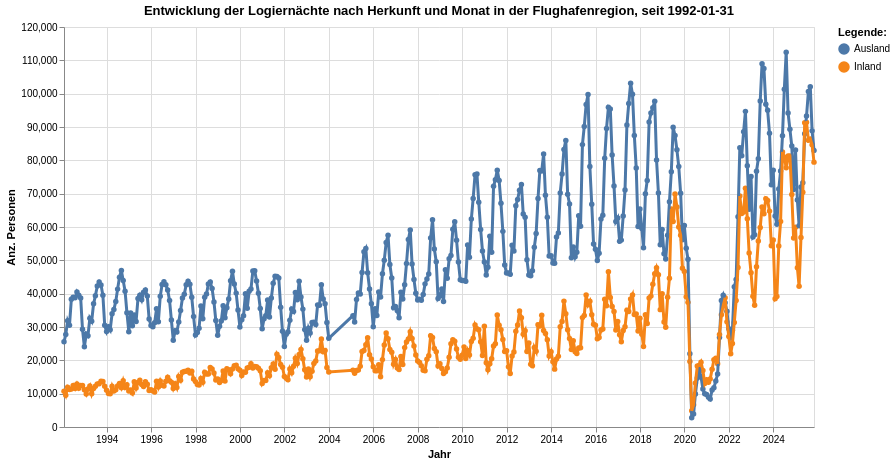

This figure's notebook cell:
### Code cell
grafik1 = mypy_dv.plot_altair_multiline_highlight(
    data = myAgg1.reset_index().query('Herkunft !="Ausländeranteil"')
    ,x = 'Jahr_Monat_str:T'
    ,y = 'sum_Anz:Q'
    ,x_beschriftung = 'Jahr'
    , y_beschriftung = 'Anz. Personen'
    ,category = "Herkunft:N"
    ,category_beschriftung= 'Legende:'
    ,warning_status = "ignore" #always or ignore
    ,myTitle="Entwicklung der Logiernächte nach Herkunft und Monat in der Flughafenregion, seit "+data_min_date
)
grafik1

### Figure 1 — Vega-Lite specification as saved in the notebook (floating-point values rounded to 4 significant figures; data arrays with more than 128 entries replaced by an {"elided": "..."} marker saying what was removed)
{"config": {"view": {"continuousWidth": 300, "continuousHeight": 300}}, "layer": [{"mark": {"type": "circle"}, "encoding": {"color": {"field": "Herkunft", "legend": {"orient": "right", "title": "Legende:"}, "type": "nominal"}, "opacity": {"value": 1.3}, "tooltip": [{"field": "Jahr_Monat_str", "type": "temporal"}, {"field": "Herkunft", "type": "nominal"}, {"field": "sum_Anz", "type": "quantitative"}], "x": {"axis": {"title": "Jahr"}, "field": "Jahr_Monat_str", "type": "temporal"}, "y": {"axis": {"title": "Anz. Personen"}, "field": "sum_Anz", "type": "quantitative"}}, "name": "view_2", "title": "Entwicklung der Logiernächte nach Herkunft und Monat in der Flughafenregion, seit 1992-01-31"}, {"mark": {"type": "line"}, "encoding": {"color": {"field": "Herkunft", "legend": {"orient": "right", "title": "Legende:"}, "type": "nominal"}, "size": {"condition": {"test": {"not": {"param": "param_2"}}, "value": 1.2}, "value": 3}, "tooltip": [{"field": "Jahr_Monat_str", "type": "temporal"}, {"field": "Herkunft", "type": "nominal"}, {"field": "sum_Anz", "type": "quantitative"}], "x": {"axis": {"title": "Jahr"}, "field": "Jahr_Monat_str", "type": "temporal"}, "y": {"axis": {"title": "Anz. Personen"}, "field": "sum_Anz", "type": "quantitative"}}, "title": "Entwicklung der Logiernächte nach Herkunft und Monat in der Flughafenregion, seit 1992-01-31"}], "data": {"name": "data-ee5d117641908e1340682c9fe3a9f4c3"}, "height": 400, "params": [{"name": "param_2", "select": {"type": "point", "fields": ["Herkunft:N"], "nearest": true, "on": "pointerover"}, "views": ["view_2"]}], "width": 750, "$schema": "https://vega.github.io/schema/vega-lite/v5.8.0.json", "datasets": {"data-ee5d117641908e1340682c9fe3a9f4c3": {"elided": "788 records"}}}
